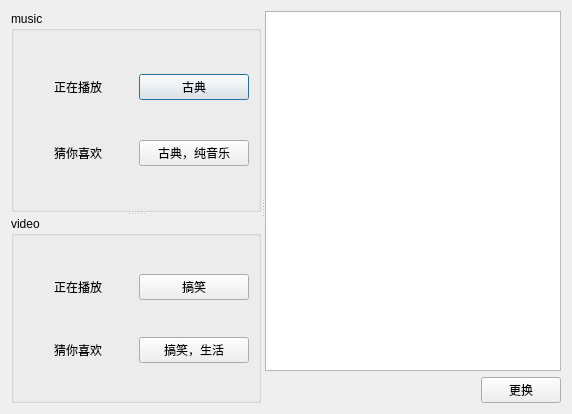
<?xml version="1.0" encoding="UTF-8"?>
<ui version="4.0">
 <class>AIanalysis</class>
 <widget class="QDialog" name="AIanalysis">
  <property name="geometry">
   <rect>
    <x>0</x>
    <y>0</y>
    <width>572</width>
    <height>414</height>
   </rect>
  </property>
  <property name="windowTitle">
   <string>Dialog</string>
  </property>
  <layout class="QVBoxLayout" name="verticalLayout_2">
   <item>
    <widget class="QSplitter" name="splitter_2">
     <property name="orientation">
      <enum>Qt::Orientation::Horizontal</enum>
     </property>
     <widget class="QSplitter" name="splitter">
      <property name="orientation">
       <enum>Qt::Orientation::Vertical</enum>
      </property>
      <widget class="QGroupBox" name="groupBox">
       <property name="title">
        <string>music</string>
       </property>
       <layout class="QGridLayout" name="gridLayout">
        <item row="0" column="0" colspan="2">
         <spacer name="verticalSpacer_3">
          <property name="orientation">
           <enum>Qt::Orientation::Vertical</enum>
          </property>
          <property name="sizeHint" stdset="0">
           <size>
            <width>192</width>
            <height>28</height>
           </size>
          </property>
         </spacer>
        </item>
        <item row="1" column="0">
         <widget class="QLabel" name="label">
          <property name="text">
           <string>正在播放</string>
          </property>
          <property name="alignment">
           <set>Qt::AlignmentFlag::AlignCenter</set>
          </property>
         </widget>
        </item>
        <item row="1" column="1">
         <widget class="QPushButton" name="pushButton_2">
          <property name="text">
           <string>古典</string>
          </property>
         </widget>
        </item>
        <item row="2" column="0" colspan="2">
         <spacer name="verticalSpacer_2">
          <property name="orientation">
           <enum>Qt::Orientation::Vertical</enum>
          </property>
          <property name="sizeHint" stdset="0">
           <size>
            <width>192</width>
            <height>29</height>
           </size>
          </property>
         </spacer>
        </item>
        <item row="3" column="0">
         <widget class="QLabel" name="label_2">
          <property name="text">
           <string>猜你喜欢</string>
          </property>
          <property name="alignment">
           <set>Qt::AlignmentFlag::AlignCenter</set>
          </property>
         </widget>
        </item>
        <item row="3" column="1">
         <widget class="QPushButton" name="pushButton_3">
          <property name="text">
           <string>古典，纯音乐</string>
          </property>
         </widget>
        </item>
        <item row="4" column="0" colspan="2">
         <spacer name="verticalSpacer">
          <property name="orientation">
           <enum>Qt::Orientation::Vertical</enum>
          </property>
          <property name="sizeHint" stdset="0">
           <size>
            <width>192</width>
            <height>28</height>
           </size>
          </property>
         </spacer>
        </item>
       </layout>
      </widget>
      <widget class="QGroupBox" name="groupBox_2">
       <property name="title">
        <string>video</string>
       </property>
       <layout class="QGridLayout" name="gridLayout_2">
        <item row="1" column="0">
         <widget class="QLabel" name="label_3">
          <property name="text">
           <string>正在播放</string>
          </property>
          <property name="alignment">
           <set>Qt::AlignmentFlag::AlignCenter</set>
          </property>
         </widget>
        </item>
        <item row="2" column="0" colspan="2">
         <spacer name="verticalSpacer_6">
          <property name="orientation">
           <enum>Qt::Orientation::Vertical</enum>
          </property>
          <property name="sizeHint" stdset="0">
           <size>
            <width>178</width>
            <height>31</height>
           </size>
          </property>
         </spacer>
        </item>
        <item row="4" column="0" colspan="2">
         <spacer name="verticalSpacer_5">
          <property name="orientation">
           <enum>Qt::Orientation::Vertical</enum>
          </property>
          <property name="sizeHint" stdset="0">
           <size>
            <width>178</width>
            <height>20</height>
           </size>
          </property>
         </spacer>
        </item>
        <item row="1" column="1">
         <widget class="QPushButton" name="pushButton_4">
          <property name="text">
           <string>搞笑</string>
          </property>
         </widget>
        </item>
        <item row="0" column="0" colspan="2">
         <spacer name="verticalSpacer_7">
          <property name="orientation">
           <enum>Qt::Orientation::Vertical</enum>
          </property>
          <property name="sizeHint" stdset="0">
           <size>
            <width>164</width>
            <height>22</height>
           </size>
          </property>
         </spacer>
        </item>
        <item row="3" column="1">
         <widget class="QPushButton" name="pushButton_5">
          <property name="text">
           <string>搞笑，生活</string>
          </property>
         </widget>
        </item>
        <item row="3" column="0">
         <widget class="QLabel" name="label_4">
          <property name="text">
           <string>猜你喜欢</string>
          </property>
          <property name="alignment">
           <set>Qt::AlignmentFlag::AlignCenter</set>
          </property>
         </widget>
        </item>
       </layout>
      </widget>
     </widget>
     <widget class="QWidget" name="widget" native="true">
      <layout class="QVBoxLayout" name="verticalLayout">
       <item>
        <widget class="QPlainTextEdit" name="plainTextEdit"/>
       </item>
       <item>
        <layout class="QHBoxLayout" name="horizontalLayout">
         <item>
          <spacer name="horizontalSpacer">
           <property name="orientation">
            <enum>Qt::Orientation::Horizontal</enum>
           </property>
           <property name="sizeHint" stdset="0">
            <size>
             <width>98</width>
             <height>20</height>
            </size>
           </property>
          </spacer>
         </item>
         <item>
          <widget class="QPushButton" name="pushButton">
           <property name="text">
            <string>更换</string>
           </property>
          </widget>
         </item>
        </layout>
       </item>
      </layout>
     </widget>
    </widget>
   </item>
  </layout>
 </widget>
 <resources/>
 <connections/>
</ui>
